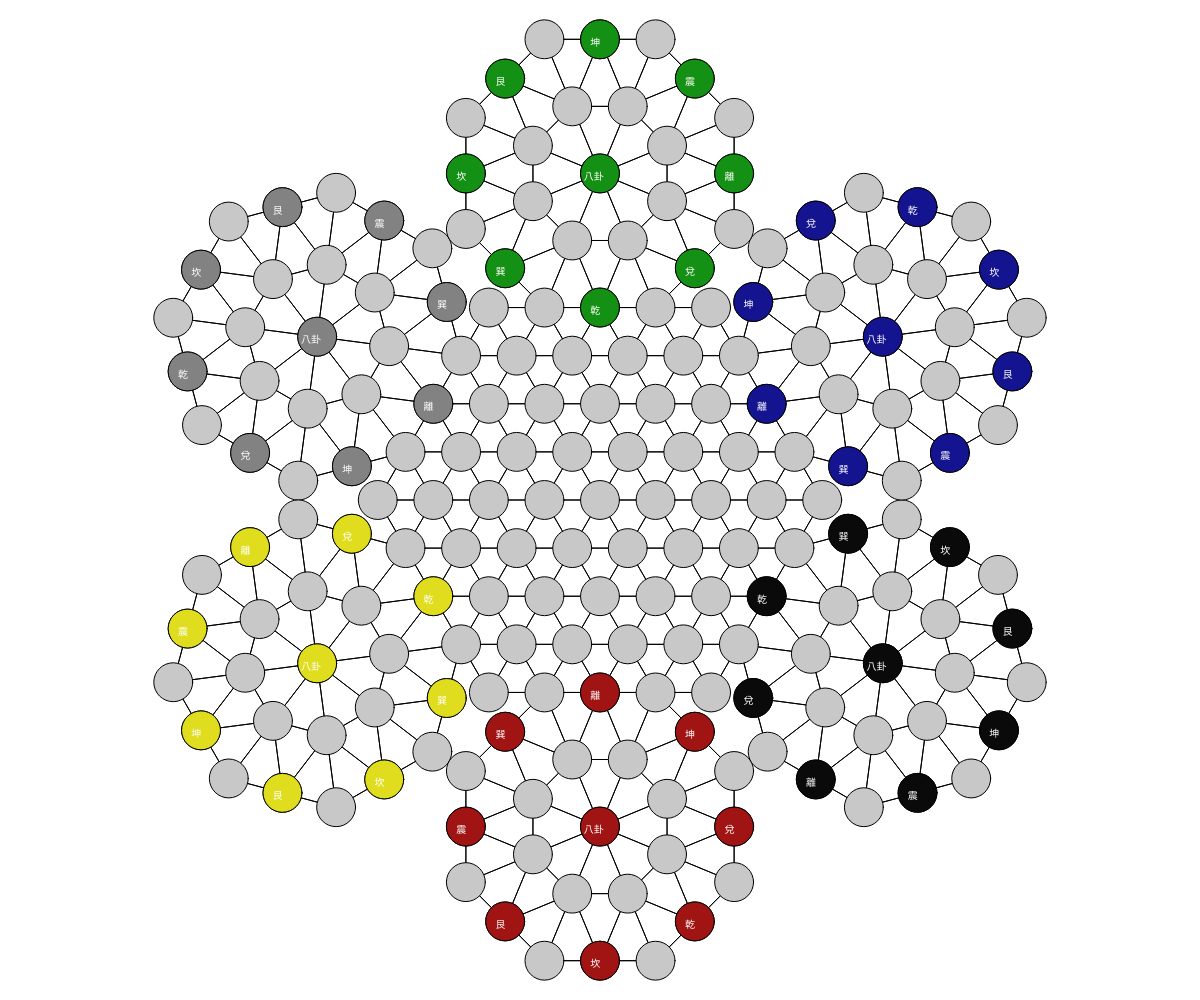
Frame 1 (no input)
Frame 60 (no input): identical to frame 1, image omitted
Frame 120 (the mouse pressed at the canvas centre since frame 60): identical to frame 1, image omitted

The p5.js sketch that drew this single still picture (run headless with seeded random() and noise() and a simulated clock; from frame 60 on, the mouse is pressed at the canvas centre):

// p5.js sketch
// ── sketch.js
let offsetX, offsetY;
let radius = 20;
let pieceRadiusMultiplier = 0.7;
const PI = Math.PI;
const INNER_ANGLE = 2*PI/8
const OUTER_ANGLE = 2*PI/16
const CENTER_WIDTH = 17;
const CENTER_HEIGHT = 9;

const sqrt3 = Math.sqrt(3);
// Distance from center to the outer circle
let distance = 0;

const NO_PIECE = 0;
const GREEN_PIECE = 1;
const BLUE_PIECE = 2;
const BLACK_PIECE = 3;
const RED_PIECE = 4;
const YELLOW_PIECE = 5;
const WHITE_PIECE = 6;

let centerGreen;
let centerBlue;
let centerBlack;
let centerRed;
let centerYellow;
let centerWhite;
let grid = new Array(300); // 150 + 17*9
let currentTile;
let possibleMoves;

// Draw center
const TILE_MAP_START_X = [2, 1, 1, 0, 0, 0, 1, 1, 2];
const ROW_SIZES = [5, 6, 7, 8, 9, 8, 7, 6, 5];

const BOUNDARY_TILE = {
  1: [153, 154, 155],
  2: [173, 191, 208],
  3: [242, 259, 275],
  4: [291, 290, 289],
  5: [270, 253, 235],
  6: [201, 185, 168],
}

const NAME_XT = ['兌', '離','震', '坤', '艮','坎', '巽', '乾'];
const NAME_HT = ['巽', '震', '艮', '坎', '乾', '兌', '坤', '離'];


function setup() {
  let canvas = createCanvas(windowWidth, windowHeight);
  canvas.style('display', 'block');

  updateShow();

  init();
  console.log(grid[0].getAdjacentTiles());
  console.log(grid[1].getAdjacentTiles());
}

function draw() {
  background(255);
  drawLines();

  for (let i = grid.length - 1; i >= 0; i--) {
		if (grid[i] != undefined) {
			grid[i].show();
		}
	}
}

function windowResized() {
	resizeCanvas(windowWidth, windowHeight);
	updateShow();
  init();
}

function updateShow(){
  radius = min(width, height) / 36;
  offsetX = width / 2 - 4 * radius * 2;
	offsetY = height / 2 - 4 * radius * sqrt3;
}

// Populate the grid with tiles
function init() {
  for (let i = 0; i < CENTER_HEIGHT; i++) {
    let start = TILE_MAP_START_X[i];
    let end = start + ROW_SIZES[i];

    // Draw the circle based on x and y
    for (let j = start; j < end; j++){
      let index = getIndex(j, i);
      grid[index] = new Tile(j, i);
    }
  }

  let count = 0;
  console.log(grid);
  for (let i = 0; i < grid.length; i++) {
		if (grid[i] != undefined) {
			count++;
		}
	}

  // Calculate the coordinates of each center point
  // Index of the center point = (piece - 1)*25; 22 is the number of tiles in each circle
  for (let i = 1; i <= 6; i++) {
    // Get the first tile in each dict
    let index_0 = BOUNDARY_TILE[i][0];
    let index_1 = BOUNDARY_TILE[i][1];
    let index_2 = BOUNDARY_TILE[i][2];
    
    distance = dist(grid[index_0].showX, grid[index_0].showY, grid[index_2].showX, grid[index_2].showY)/2/Math.sin(OUTER_ANGLE); 
    let point = findThirdPoint(grid[index_0].showX, grid[index_0].showY, grid[index_2].showX, grid[index_2].showY, distance, distance);

    switch(i) {
      case GREEN_PIECE:
        centerGreen = {x: point[0].x3, y: point[0].y3};
        grid[(i-1)*22] = new circleTile(centerGreen.x, centerGreen.y, 0, 0, GREEN_PIECE, '八卦');
        drawCircles(i-1, centerGreen.x, centerGreen.y, grid[index_0].showX, grid[index_0].showY, grid[index_2].showX, grid[index_2].showY);
        // Add color and text to the boundary tile
        grid[index_1].piece = i;
        grid[index_1].msg = NAME_XT[7];
        break;
      case BLUE_PIECE:
        centerBlue = {x: point[0].x3, y: point[0].y3};
        grid[(i-1)*22] = new circleTile(centerBlue.x, centerBlue.y, 0, 0, BLUE_PIECE, '八卦');
        drawCircles(i-1, centerBlue.x, centerBlue.y, grid[index_0].showX, grid[index_0].showY, grid[index_2].showX, grid[index_2].showY);
        grid[index_1].piece = i;
        grid[index_1].msg = NAME_HT[7];
        break;
      case BLACK_PIECE:
        centerBlack = {x: point[0].x3, y: point[0].y3};
        grid[(i-1)*22] = new circleTile(centerBlack.x, centerBlack.y, 0, 0,BLACK_PIECE, '八卦');
        drawCircles(i-1, centerBlack.x, centerBlack.y, grid[index_0].showX, grid[index_0].showY, grid[index_2].showX, grid[index_2].showY);
        grid[index_1].piece = i;
        grid[index_1].msg = NAME_XT[7];
        break;
      case RED_PIECE:
        centerRed = {x: point[0].x3, y: point[0].y3};
        grid[(i-1)*22] = new circleTile(centerRed.x, centerRed.y, 0, 0, RED_PIECE, '八卦');
        drawCircles(i-1, centerRed.x, centerRed.y, grid[index_0].showX, grid[index_0].showY, grid[index_2].showX, grid[index_2].showY);
        grid[index_1].piece = i;
        grid[index_1].msg = NAME_HT[7];
        break;
      case YELLOW_PIECE:
        centerYellow = {x: point[0].x3, y: point[0].y3};
        grid[(i-1)*22] = new circleTile(centerYellow.x, centerYellow.y, 0, 0, YELLOW_PIECE, '八卦');
        drawCircles(i-1, centerYellow.x, centerYellow.y, grid[index_0].showX, grid[index_0].showY, grid[index_2].showX, grid[index_2].showY);
        grid[index_1].piece = i;
        grid[index_1].msg = NAME_XT[7];
        break;
      case WHITE_PIECE:
        centerWhite = {x: point[0].x3, y: point[0].y3};
        grid[(i-1)*22] = new circleTile(centerWhite.x, centerWhite.y, 0, 0, WHITE_PIECE, '八卦');
        drawCircles(i-1, centerWhite.x, centerWhite.y, grid[index_0].showX, grid[index_0].showY, grid[index_2].showX, grid[index_2].showY);
        grid[index_1].piece = i;
        grid[index_1].msg = NAME_HT[7];
        break;
    }

    // Add text to tiles
    if (i == 1 || i == 3 || i == 5) {
      for (let k = 0; k < 13; k += 2) {
        grid[(i-1)*22+9+k].msg = NAME_XT[k/2];
      }
    } else { //i = 2, 4, 6
      for (let k = 0; k < 13; k += 2) {
        grid[(i-1)*22+9+k].msg = NAME_HT[k/2];
      }
    }
  }
}

function drawLines() {
  let adj = [];
  for (let i = 0; i < grid.length; i++) {
    if (grid[i] != undefined) {
      adj = grid[i].getAdjacentTiles();
      for (let j = 0; j < adj.length; j++) {
        if (adj[j] != undefined) {
          line(grid[i].showX, grid[i].showY, adj[j].showX, adj[j].showY);
        }
      }
    }
  }
}

//Populate the outer circle
function drawCircles(i, x1, y1, x2, y2, x3, y3) {
  const d1 = distance; // Center circle and white outer circle
  const d2 = distance*Math.sin(OUTER_ANGLE)*2; // Two white outer circles
  const d3 = distance*Math.cos(OUTER_ANGLE);

  grid[i*22 + 1] = new circleTile((x1+x2)/2, (y1+y2)/2, 1, 0, i+1, '');
  let start_small_point = grid[i*22 + 1];

  // The 9th tiles in each circle, the first tile on the right of the outer circle
  let ref_point = findThirdPoint(x1, y1, x3, y3, d3, d2/2);
  grid[i*22 + 9] = new circleTile(ref_point[0].x3, ref_point[0].y3, 2, 3*OUTER_ANGLE, i+1, '');
  let start_big_point = grid[i*22 + 9];

  let small_point;
  for (let k = 1; k < 8; k++) {
    // Populate the small circle
    small_point = findThirdPoint(x1, y1, start_small_point.showX, start_small_point.showY, d1/2, d2/2);
    // Create the corresponding grid elements
    grid[i*22 + 1 + k] = new circleTile(small_point[0].x3, small_point[0].y3, 1, k*INNER_ANGLE, i+1,'');
    start_small_point = grid[i*22 + 1 + k];
  }

  let big_point;
  for (let k = 1; k < 13; k++){
    // Populate the big circle
    if (k % 2 == 0) {
      big_point = findThirdPoint(x1, y1, start_big_point.showX, start_big_point.showY, d3, d2/2);
    } else {
      big_point = findThirdPoint(x1, y1, start_big_point.showX, start_big_point.showY, d1, d2/2);
    }
    // Create the corresponding grid elements
    grid[i*22 + 9 + k] = new circleTile(big_point[0].x3, big_point[0].y3, 2, (k+3)*OUTER_ANGLE, i+1, '');
    start_big_point = grid[i*22 + 9 + k];
  }
}

// Find the third point in a triangle using two points with known distances
function findThirdPoint(x1, y1, x2, y2, d1, d2) {
  // d1: The distance from P1 to the unknown P3
  // d2: The distance from P2 to the unknown P3
  // Calculate the distance between P1 and P2
  const d12 = Math.sqrt((x2 - x1) ** 2 + (y2 - y1) ** 2);

  // console.log('d12', d12);

  if (d12 > d1 + d2 || d12 < Math.abs(d1 - d2)) {
      throw new Error("No solution: The circles do not intersect.");
  }

  // Find the point halfway between P1 and P2
  const a = (d1 ** 2 - d2 ** 2 + d12 ** 2) / (2 * d12);

  // Find the coordinates of the midpoint along the line P1 to P2
  const x3_base = x1 + a * (x2 - x1) / d12;
  const y3_base = y1 + a * (y2 - y1) / d12;

  // Distance from the midpoint to the intersection points
  const h = Math.sqrt(d1 ** 2 - a ** 2);

  // Calculate the two possible intersection points (third points)
  const x3_1 = x3_base + h * (y2 - y1) / d12;
  const y3_1 = y3_base - h * (x2 - x1) / d12;

  const x3_2 = x3_base - h * (y2 - y1) / d12;
  const y3_2 = y3_base + h * (x2 - x1) / d12;

  return [
      { x3: x3_1, y3: y3_1 },  // First possible solution (clockwise)
      { x3: x3_2, y3: y3_2 }   // Second possible solution (counterclockwise)
  ];
}

// Draw the center hexagon of the board
function drawCenter() {
  // There are 9 rows
  for (let i = 0; i < 9; i++) {
    let start = TILE_MAP_START_X[i];
    let end = start + (ROW_SIZES[i] - 1) * 2;

    // Draw the circle based on x and y
    for (let j = start; j <= end; j = j + 2){
      let index = getIndex(j, i);
      console.log(index);
      grid[index] = new Tile(j, i);
    }

  }
}

// Get index by x, y-coordinates
function getIndex(x, y) {
  if (x < 0 || x >= CENTER_WIDTH || y < 0 || y >= CENTER_HEIGHT) {
    return -1;
  }
  return 150 + x + y * CENTER_WIDTH; // First exclude the number of tiles around
}

// Draw a tile filled with color
function drawPiece(x, y, piece, msg) {
	let color = getColor(piece);
	fill(color);
	ellipse(x, y, radius * 2 * pieceRadiusMultiplier);
  
  textSize(10);
  fill('white');
  // textAlign(CENTER);
  if (msg === '八卦') {
    text(msg, x-radius*pieceRadiusMultiplier*5/6, y+radius*pieceRadiusMultiplier/3);
  } else {
    text(msg, x-radius*pieceRadiusMultiplier/2, y+radius*pieceRadiusMultiplier/3);
  }
}

// Get the index of a tile based on its x, y values
function getTile(x, y) {
	return grid[getIndex(x, y)];
}

// Get color of a tile
function getColor(piece) {
  switch (piece) {
		default:
		case 0:
			return color(0, 0, 0);
		case 1:
			return color(20, 144, 20);
		case 2:
			return color(20, 20, 144);
		case 3:
			return color(10, 10, 10);
		case 4:
			return color(160, 20, 20);
		case 5:
			return color(224, 221, 31);
		case 6:
			return color(130, 130, 130);
	}
}

class Tile {
  constructor(x, y) {
    this.x = x;
    this.y = y;
    this.piece = 0;
    this.msg = '';
  }

  get showX() {
		return this.y % 2 == 0 ? this.x * radius * 2 + offsetX : this.x * radius * 2 + radius + offsetX;
	}

	get showY() {
		return this.y * 1 * radius * sqrt3 + offsetY;
	}

  // get showY() {
  //   return this.y * radius* 2* Math.sqrt(3) / 2 + offsetY; // 4*radius*sin(2*PI/6)
  // }

  show() {
    fill(200);
    // stroke('white');
    ellipse(this.showX, this.showY, pieceRadiusMultiplier*radius*2);

    // If tile has color
    if (this.msg != '') { // && this != currentTile
			drawPiece(this.showX, this.showY, this.piece, this.msg);
		}
  }

  // Get adjacent tiles of a tile
	getAdjacentTiles() {
		let adj = new Array(8);

    let x = this.y % 2 == 0 ? this.x : this.x + 1;

		adj[0] = getTile(x, this.y - 1);
		adj[1] = getTile(this.x + 1, this.y);
		adj[2] = getTile(x, this.y + 1);
		adj[3] = getTile(x - 1, this.y + 1);
		adj[4] = getTile(this.x - 1, this.y);
		adj[5] = getTile(x - 1, this.y - 1);
    
    // Get adjacent tiles in circles for boundary tiles
    for (let i = 1; i < 7; i++) {
      if (getTile(this.x, this.y) === grid[BOUNDARY_TILE[i][0]]) {
        adj.push(grid[(i-1)*22+1], grid[(i-1)*22+21]);
      }
      if (getTile(this.x, this.y) === grid[BOUNDARY_TILE[i][1]]) {
        adj.push(grid[(i-1)*22+1], grid[(i-1)*22+2]);
      }
      if (getTile(this.x, this.y) === grid[BOUNDARY_TILE[i][2]]) {
        adj.push(grid[(i-1)*22+2], grid[(i-1)*22+9]);
      }
    }

    // Get adjacent tiles for circle tiles
    for (let i = 1; i < 7; i++) {
      let index = (i-1)*22;
      switch (this) {
        
        case grid[index]:
          for (let j = 1; j < 9; j++) {
            adj.push(grid[index+j]);
          }
          break;
        case grid[index+1]:
          adj.push(grid[index], grid[index+2], grid[index+8], grid[index+21], grid[BOUNDARY_TILE[i][0]], grid[BOUNDARY_TILE[i][1]]);
          break;
        case grid[index+2]:
          adj.push(grid[index], grid[index+1], grid[index+3], grid[index+9], grid[BOUNDARY_TILE[i][1]], grid[BOUNDARY_TILE[i][2]]);
          break;
        case grid[index+3]:
          adj.push(grid[index], grid[index+2], grid[index+4], grid[index+9], grid[index+10], grid[index+11]);
          break;
        case grid[index+4]:
          adj.push(grid[index], grid[index+3], grid[index+5], grid[index+11], grid[index+12], grid[index+13]);
          break; 
        case grid[index+5]:
          adj.push(grid[index], grid[index+4], grid[index+6], grid[index+13], grid[index+14], grid[index+15]);
          break; 
        case grid[index+6]:
          adj.push(grid[index], grid[index+5], grid[index+7], grid[index+15], grid[index+16], grid[index+17]);
          break; 
        case grid[index+7]:
          adj.push(grid[index], grid[index+6], grid[index+8], grid[index+17], grid[index+18], grid[index+19]);
          break;
        case grid[index+8]:
          adj.push(grid[index], grid[index+7], grid[index+1], grid[index+19], grid[index+20], grid[index+21]);
          break;
        case grid[index+9]:
          adj.push(grid[BOUNDARY_TILE[i][2]], grid[index+2], grid[index+3], grid[index+10]);
          break;
        case grid[index+10]:
          adj.push(grid[index+3], grid[index+9], grid[index+11]);
          break;
        case grid[index+10]:
          adj.push(grid[index+3], grid[index+9], grid[index+11]);
          break;
        case grid[index+11]:
          adj.push(grid[index+3], grid[index+4], grid[index+10], grid[index+12]);
          break;
        case grid[index+12]:
          adj.push(grid[index+4], grid[index+11], grid[index+13]);
          break;
        case grid[index+13]:
          adj.push(grid[index+4], grid[index+5], grid[index+12], grid[index+14]);
          break;
        case grid[index+14]:
          adj.push(grid[index+5], grid[index+13], grid[index+15]);
          break;
        case grid[index+15]:
          adj.push(grid[index+5], grid[index+6], grid[index+14], grid[index+16]);
          break;
        case grid[index+16]:
          adj.push(grid[index+6], grid[index+15], grid[index+17]);
          break;
        case grid[index+17]:
          adj.push(grid[index+6], grid[index+7], grid[index+16], grid[index+18]);
          break;
        case grid[index+18]:
          adj.push(grid[index+7], grid[index+17], grid[index+19]);
          break;
        case grid[index+19]:
          adj.push(grid[index+7], grid[index+8], grid[index+18], grid[index+20]);
          break;
        case grid[index+20]:
          adj.push(grid[index+8], grid[index+19], grid[index+21]);
          break;
        case grid[index+21]:
          adj.push(grid[index+1], grid[index+8], grid[index+20], grid[BOUNDARY_TILE[i][0]]);
          break;
      }
    }
    return adj;
	};
}

class circleTile extends Tile{
  constructor(x, y, circle, angle, piece, msg) {
    super(x, y);
    this.circle = circle;
    this.angle = angle;
    this.piece = piece;
    this.msg = msg;
  }

  get showX() {
    return this.x;
  }

  get showY() {
    return this.y;
  }
}
